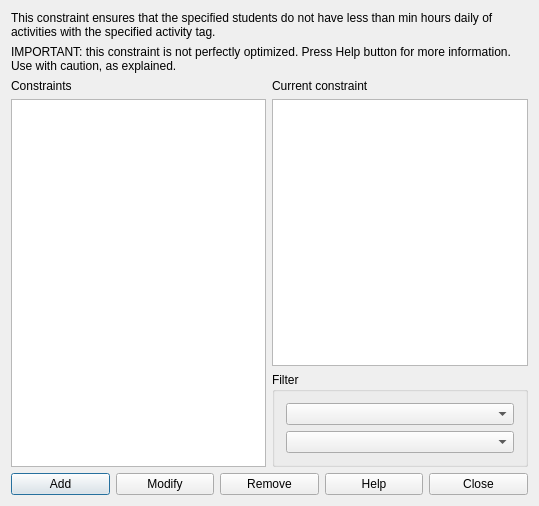
<?xml version="1.0" encoding="UTF-8"?>
<ui version="4.0">
 <class>ConstraintStudentsSetActivityTagMinHoursDailyForm_template</class>
 <widget class="QDialog" name="ConstraintStudentsSetActivityTagMinHoursDailyForm_template">
  <property name="geometry">
   <rect>
    <x>0</x>
    <y>0</y>
    <width>539</width>
    <height>506</height>
   </rect>
  </property>
  <property name="windowTitle">
   <string extracomment="This is the title of the dialog to see the list of all constraints of this type">Constraints students set activity tag min hours daily</string>
  </property>
  <layout class="QGridLayout" name="gridLayout_2">
   <item row="0" column="0" colspan="2">
    <widget class="QLabel" name="textLabel1">
     <property name="sizePolicy">
      <sizepolicy hsizetype="Minimum" vsizetype="Minimum">
       <horstretch>0</horstretch>
       <verstretch>0</verstretch>
      </sizepolicy>
     </property>
     <property name="text">
      <string>This constraint ensures that the specified students do not have less than min hours daily of activities with the specified activity tag.</string>
     </property>
     <property name="wordWrap">
      <bool>true</bool>
     </property>
    </widget>
   </item>
   <item row="1" column="0" colspan="2">
    <widget class="QLabel" name="label">
     <property name="sizePolicy">
      <sizepolicy hsizetype="Minimum" vsizetype="Minimum">
       <horstretch>0</horstretch>
       <verstretch>0</verstretch>
      </sizepolicy>
     </property>
     <property name="text">
      <string>IMPORTANT: this constraint is not perfectly optimized. Press Help button for more information. Use with caution, as explained.</string>
     </property>
     <property name="wordWrap">
      <bool>true</bool>
     </property>
    </widget>
   </item>
   <item row="2" column="0" rowspan="2">
    <layout class="QVBoxLayout" name="verticalLayout">
     <item>
      <widget class="QLabel" name="constraintsTextLabel">
       <property name="frameShape">
        <enum>QFrame::NoFrame</enum>
       </property>
       <property name="frameShadow">
        <enum>QFrame::Plain</enum>
       </property>
       <property name="text">
        <string>Constraints</string>
       </property>
       <property name="wordWrap">
        <bool>false</bool>
       </property>
      </widget>
     </item>
     <item>
      <widget class="QListWidget" name="constraintsListWidget"/>
     </item>
    </layout>
   </item>
   <item row="2" column="1">
    <layout class="QVBoxLayout" name="verticalLayout_2">
     <item>
      <widget class="QLabel" name="currentConstraintTextLabel">
       <property name="text">
        <string>Current constraint</string>
       </property>
       <property name="wordWrap">
        <bool>false</bool>
       </property>
      </widget>
     </item>
     <item>
      <widget class="QPlainTextEdit" name="currentConstraintTextEdit"/>
     </item>
    </layout>
   </item>
   <item row="3" column="1">
    <widget class="QGroupBox" name="filterGroupBox">
     <property name="title">
      <string>Filter</string>
     </property>
     <layout class="QGridLayout" name="gridLayout">
      <item row="0" column="0">
       <widget class="QComboBox" name="studentsComboBox"/>
      </item>
      <item row="1" column="0">
       <widget class="QComboBox" name="activityTagsComboBox"/>
      </item>
     </layout>
    </widget>
   </item>
   <item row="4" column="0" colspan="2">
    <layout class="QHBoxLayout" name="horizontalLayout">
     <item>
      <widget class="QPushButton" name="addConstraintPushButton">
       <property name="text">
        <string>Add</string>
       </property>
      </widget>
     </item>
     <item>
      <widget class="QPushButton" name="modifyConstraintPushButton">
       <property name="text">
        <string>Modify</string>
       </property>
      </widget>
     </item>
     <item>
      <widget class="QPushButton" name="removeConstraintPushButton">
       <property name="text">
        <string>Remove</string>
       </property>
      </widget>
     </item>
     <item>
      <widget class="QPushButton" name="helpPushButton">
       <property name="text">
        <string>Help</string>
       </property>
      </widget>
     </item>
     <item>
      <widget class="QPushButton" name="closePushButton">
       <property name="text">
        <string>Close</string>
       </property>
      </widget>
     </item>
    </layout>
   </item>
  </layout>
 </widget>
 <layoutdefault spacing="6" margin="11"/>
 <resources/>
 <connections/>
</ui>
